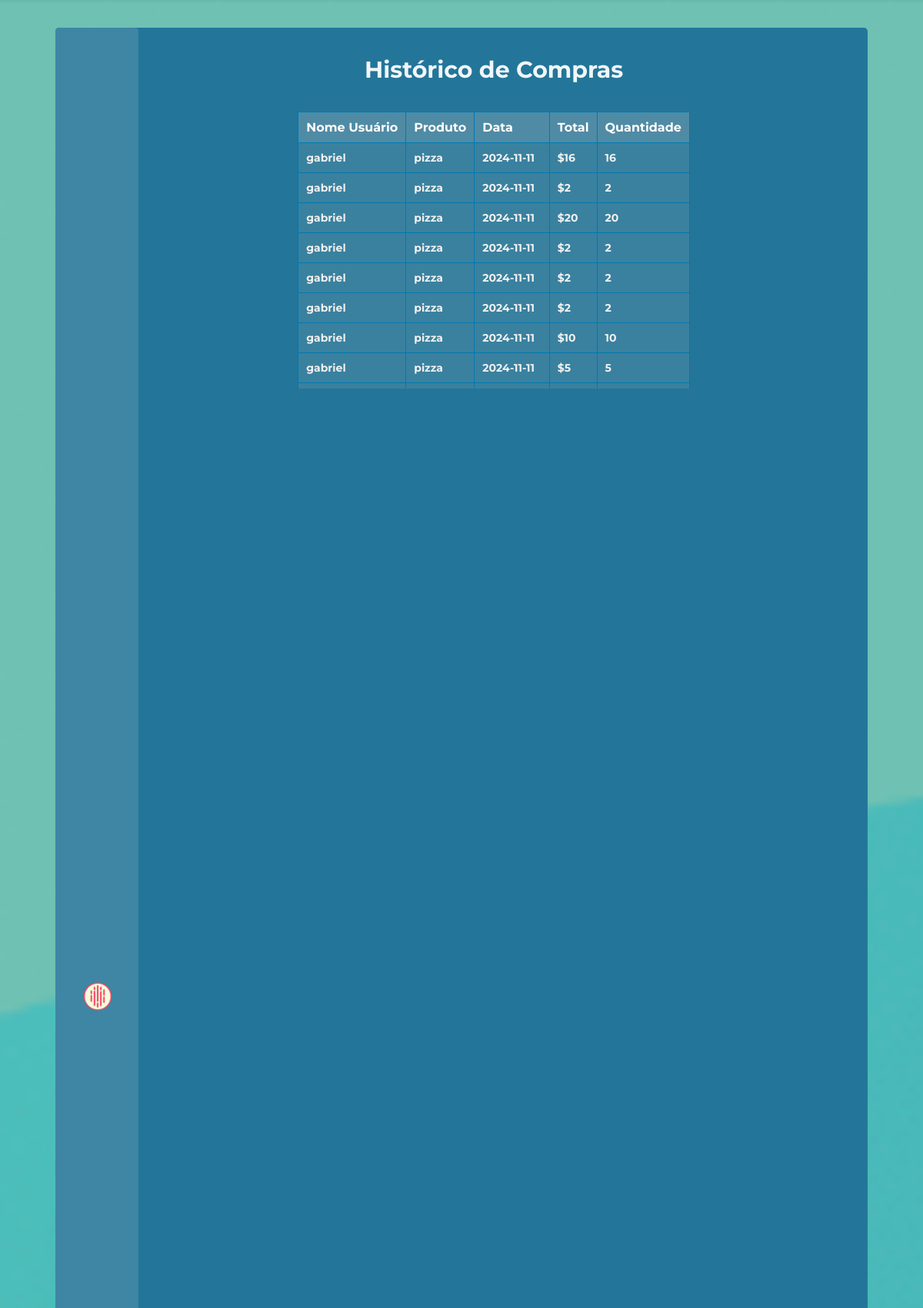
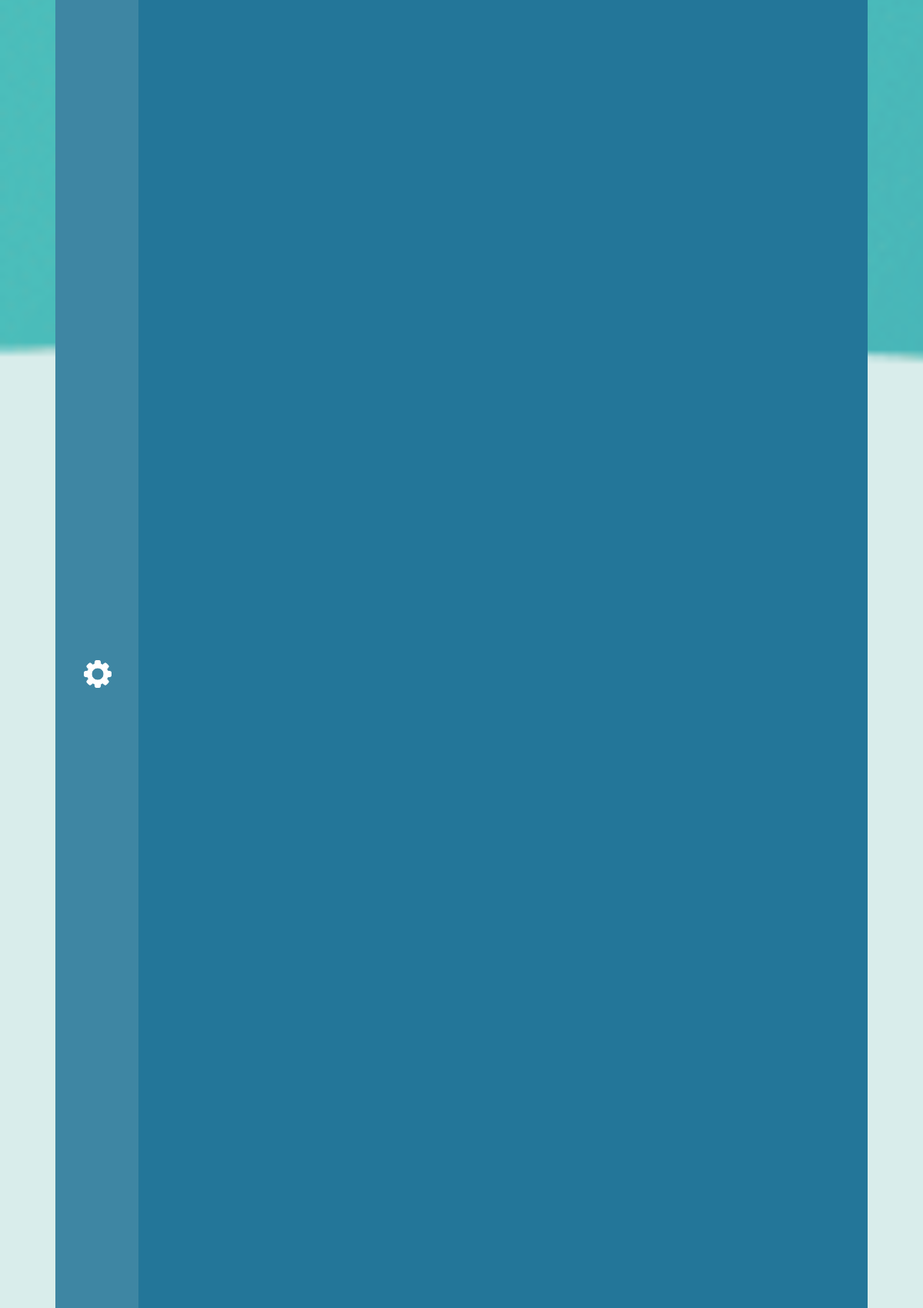
The app's page /historico (signed in, upper part) with its own data (2 pictures, top to bottom).
### projeto/models.py (models this page shows)
class Historico(db.Model):
    id = db.Column(db.Integer, primary_key = True)
    nomeProduto = db.Column(db.String, nullable=False)
    data = db.Column(db.Date, nullable=False)
    valor = db.Column(db.Integer, nullable=False)
    quantidade = db.Column(db.Integer, nullable=False)
    idDependente = db.Column(db.Integer, nullable=False)
    nomeDependente = db.Column(db.String, nullable=False)

### projeto/routes.py (the view)
@app.route("/historico")
@login_required
def historico():
    dependentes_do_responsavel = Dependente.query.filter_by(idResponsavel=current_user.id).all()
    ids_dependentes = [dependente.id for dependente in dependentes_do_responsavel]
    historicos = Historico.query.filter(Historico.idDependente.in_(ids_dependentes)).order_by(desc(Historico.id)).all()
    return render_template("historico.html", historicos=historicos)

### projeto/models.py (called while the page is built)
@login_manager.user_loader
def load_user(user_id):
    user_type = session.get('user_type')
    if user_type == 'responsavel':
        return Responsavel.query.get(int(user_id))
    elif user_type == 'dependente':
        return Dependente.query.get(int(user_id))
    elif user_type == 'funcionario':
        return Funcionario.query.get(int(user_id))
    return None

### projeto/templates/historico.html (shortened to what this page needs)
{% extends 'baseResponsavel.html' %}
{% block conteudo %}
<section class="historicoListagem">
    <h1 class="tituloHistorico">Histórico de Compras</h1>
    <div class="tableContainer">
    <table>
        <thead>
            <tr>
                <th>Nome Usuário</th>
                <th>Produto</th>
                <th>Data</th>
                <th>Total</th>
                <th>Quantidade</th>
            </tr>
        </thead>
        <tbody>
            {% for historico in historicos %}
            <tr>
                <td>{{ historico.nomeDependente }}</td>
                <td>{{ historico.nomeProduto }}</td>
                <td>{{ historico.data }}</td>
                <td>${{ historico.valor }}</td>
                <td>{{ historico.quantidade }}</td>
            </tr>
            {% endfor %}
        </tbody>
    </table>
</div>
</section>
{%endblock%}

### projeto/static/style.css (style rules this page uses)
* { padding: 0; margin: 0; font-family: "Montserrat"; font-weight: bold; color: #ffffffef; }
.historicoListagem { text-align: center; display: flex; flex-direction: column; align-items: center; width: 60vw; margin-left: 10.5%; }
td { padding: 10px; border: 1px solid #0079b1; text-align: left; background-color: #508ba586; color: #f1f1f1; font-size: 14px; }
thead th { background-color: #508ba5; color: white; padding: 10px; border: 1px solid #0079b1; text-align: left; font-size: 16px; }
body { background-color: rgb(112, 112, 112); height: calc(100vh - var(--margin-principal) * 2) !important; background-image: url(imagens/FotoFundo1.png); background-size: cover; height: 100vh; overflow-y: hidden; }
:root { --margin-principal: 3vw; --margin-principal-inline: 4vw; }
.tableContainer { overflow: hidden; max-height: 30vw; overflow-y: auto; }
table { width: 100%; border-collapse: collapse; margin: 0 auto; }
.tituloHistorico { margin: 3vw; font-size: 2.5vw; }

### records on screen
Historico: nomeDependente "gabriel", nomeProduto "pizza", data "2024-11-11", valor "16", quantidade "16"
Historico: nomeDependente "gabriel", nomeProduto "pizza", data "2024-11-11", valor "2", quantidade "2"
Historico: nomeDependente "gabriel", nomeProduto "pizza", data "2024-11-11", valor "20", quantidade "20"
Historico: nomeDependente "gabriel", nomeProduto "pizza", data "2024-11-11", valor "2", quantidade "2"
Historico: nomeDependente "gabriel", nomeProduto "pizza", data "2024-11-11", valor "2", quantidade "2"
Historico: nomeDependente "gabriel", nomeProduto "pizza", data "2024-11-11", valor "2", quantidade "2"
Historico: nomeDependente "gabriel", nomeProduto "pizza", data "2024-11-11", valor "10", quantidade "10"
Historico: nomeDependente "gabriel", nomeProduto "pizza", data "2024-11-11", valor "5", quantidade "5"
